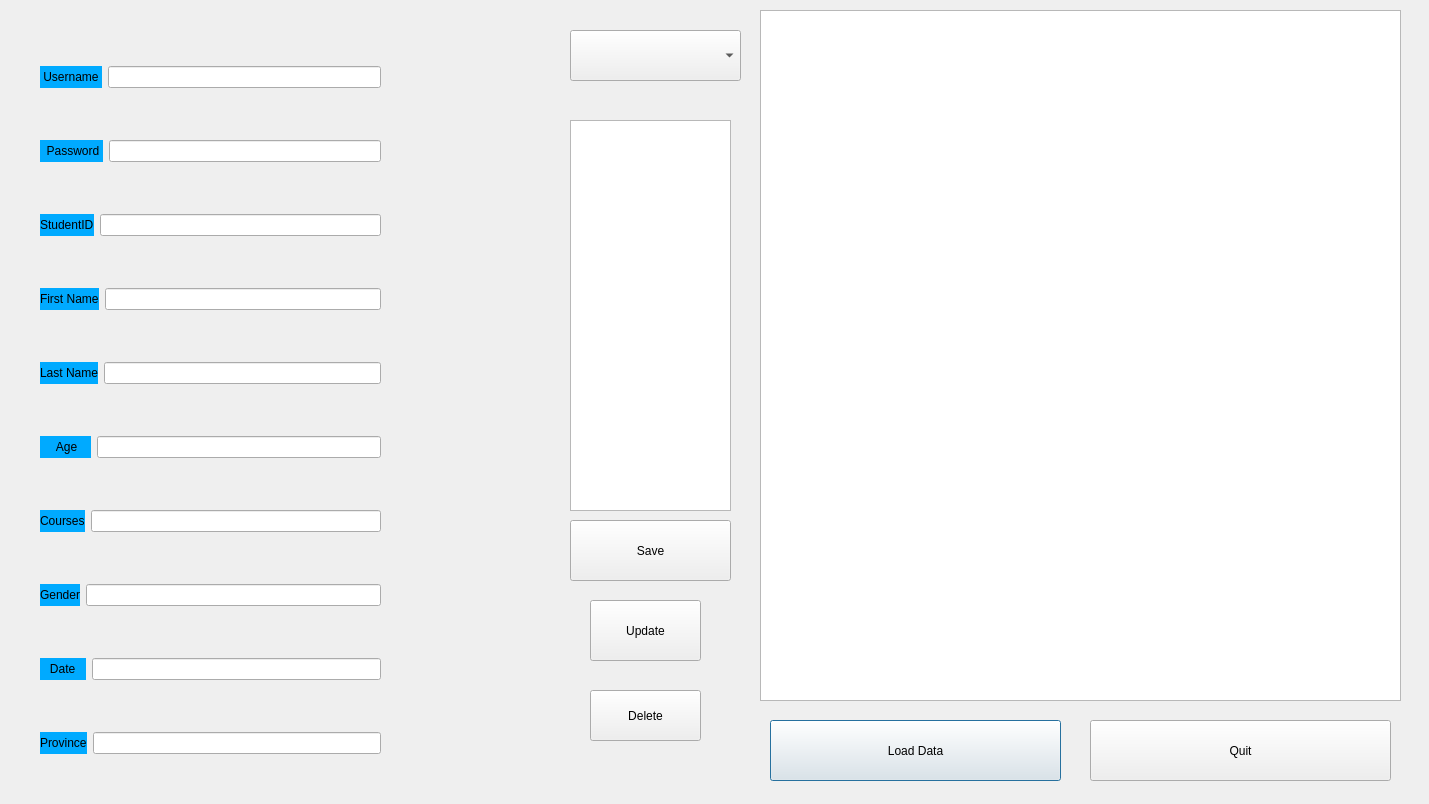
<?xml version="1.0" encoding="UTF-8"?>
<ui version="4.0">
 <class>AdminDialog1</class>
 <widget class="QDialog" name="AdminDialog1">
  <property name="geometry">
   <rect>
    <x>0</x>
    <y>0</y>
    <width>1429</width>
    <height>804</height>
   </rect>
  </property>
  <property name="windowTitle">
   <string>Dialog</string>
  </property>
  <widget class="QListView" name="listView">
   <property name="geometry">
    <rect>
     <x>570</x>
     <y>120</y>
     <width>161</width>
     <height>391</height>
    </rect>
   </property>
   <property name="styleSheet">
    <string notr="true">font: 75 14pt &quot;MS Shell Dlg 2&quot;;
color: rgb(255, 255, 255);</string>
   </property>
  </widget>
  <widget class="QPushButton" name="pushButton_loadInfo">
   <property name="geometry">
    <rect>
     <x>770</x>
     <y>720</y>
     <width>291</width>
     <height>61</height>
    </rect>
   </property>
   <property name="styleSheet">
    <string notr="true">font: 75 14pt &quot;MS Shell Dlg 2&quot;;</string>
   </property>
   <property name="text">
    <string>Load Data</string>
   </property>
  </widget>
  <widget class="QComboBox" name="comboBox">
   <property name="geometry">
    <rect>
     <x>570</x>
     <y>30</y>
     <width>171</width>
     <height>51</height>
    </rect>
   </property>
   <property name="styleSheet">
    <string notr="true">font: 75 14pt &quot;MS Shell Dlg 2&quot;;</string>
   </property>
  </widget>
  <widget class="QPushButton" name="pushButton_save">
   <property name="geometry">
    <rect>
     <x>570</x>
     <y>520</y>
     <width>161</width>
     <height>61</height>
    </rect>
   </property>
   <property name="styleSheet">
    <string notr="true">font: 75 14pt &quot;MS Shell Dlg 2&quot;;</string>
   </property>
   <property name="text">
    <string>Save</string>
   </property>
  </widget>
  <widget class="QPushButton" name="pushButton_delete">
   <property name="geometry">
    <rect>
     <x>590</x>
     <y>690</y>
     <width>111</width>
     <height>51</height>
    </rect>
   </property>
   <property name="styleSheet">
    <string notr="true">font: 75 14pt &quot;MS Shell Dlg 2&quot;;</string>
   </property>
   <property name="text">
    <string>Delete</string>
   </property>
  </widget>
  <widget class="QPushButton" name="pushButton_update">
   <property name="geometry">
    <rect>
     <x>590</x>
     <y>600</y>
     <width>111</width>
     <height>61</height>
    </rect>
   </property>
   <property name="styleSheet">
    <string notr="true">font: 75 14pt &quot;MS Shell Dlg 2&quot;;</string>
   </property>
   <property name="text">
    <string>Update</string>
   </property>
  </widget>
  <widget class="QTableView" name="tableView">
   <property name="geometry">
    <rect>
     <x>760</x>
     <y>10</y>
     <width>641</width>
     <height>691</height>
    </rect>
   </property>
   <property name="styleSheet">
    <string notr="true">font: 75 10pt &quot;MS Shell Dlg 2&quot;;</string>
   </property>
  </widget>
  <widget class="QWidget" name="layoutWidget">
   <property name="geometry">
    <rect>
     <x>40</x>
     <y>20</y>
     <width>341</width>
     <height>781</height>
    </rect>
   </property>
   <layout class="QVBoxLayout" name="verticalLayout">
    <item>
     <layout class="QHBoxLayout" name="horizontalLayout">
      <item>
       <widget class="QLabel" name="label">
        <property name="styleSheet">
         <string notr="true">background-color: rgb(0, 170, 255);
font: 75 14pt &quot;MS Shell Dlg 2&quot;;
border-color: rgb(0, 170, 255);</string>
        </property>
        <property name="text">
         <string> Username </string>
        </property>
       </widget>
      </item>
      <item>
       <widget class="QLineEdit" name="lineEdit_username">
        <property name="styleSheet">
         <string notr="true">font: 75 12pt &quot;MS Shell Dlg 2&quot;;</string>
        </property>
       </widget>
      </item>
     </layout>
    </item>
    <item>
     <layout class="QHBoxLayout" name="horizontalLayout_2">
      <item>
       <widget class="QLabel" name="label_2">
        <property name="styleSheet">
         <string notr="true">background-color: rgb(0, 170, 255);
font: 75 14pt &quot;MS Shell Dlg 2&quot;;
border-color: rgb(0, 170, 255);</string>
        </property>
        <property name="text">
         <string>  Password </string>
        </property>
       </widget>
      </item>
      <item>
       <widget class="QLineEdit" name="lineEdit_pw">
        <property name="styleSheet">
         <string notr="true">font: 75 12pt &quot;MS Shell Dlg 2&quot;;</string>
        </property>
       </widget>
      </item>
     </layout>
    </item>
    <item>
     <layout class="QHBoxLayout" name="horizontalLayout_6">
      <item>
       <widget class="QLabel" name="label_5">
        <property name="styleSheet">
         <string notr="true">background-color: rgb(0, 170, 255);
font: 75 14pt &quot;MS Shell Dlg 2&quot;;
border-color: rgb(0, 170, 255);</string>
        </property>
        <property name="text">
         <string>StudentID</string>
        </property>
       </widget>
      </item>
      <item>
       <widget class="QLineEdit" name="lineEdit_studentid">
        <property name="styleSheet">
         <string notr="true">font: 75 12pt &quot;MS Shell Dlg 2&quot;;</string>
        </property>
       </widget>
      </item>
     </layout>
    </item>
    <item>
     <layout class="QHBoxLayout" name="horizontalLayout_3">
      <item>
       <widget class="QLabel" name="label_3">
        <property name="styleSheet">
         <string notr="true">background-color: rgb(0, 170, 255);
font: 75 14pt &quot;MS Shell Dlg 2&quot;;
border-color: rgb(0, 170, 255);</string>
        </property>
        <property name="text">
         <string>First Name</string>
        </property>
       </widget>
      </item>
      <item>
       <widget class="QLineEdit" name="lineEdit_fName">
        <property name="styleSheet">
         <string notr="true">font: 75 12pt &quot;MS Shell Dlg 2&quot;;</string>
        </property>
       </widget>
      </item>
     </layout>
    </item>
    <item>
     <layout class="QHBoxLayout" name="horizontalLayout_4">
      <item>
       <widget class="QLabel" name="label_4">
        <property name="styleSheet">
         <string notr="true">background-color: rgb(0, 170, 255);
font: 75 14pt &quot;MS Shell Dlg 2&quot;;
border-color: rgb(0, 170, 255);</string>
        </property>
        <property name="text">
         <string>Last Name</string>
        </property>
       </widget>
      </item>
      <item>
       <widget class="QLineEdit" name="lineEdit_lName">
        <property name="styleSheet">
         <string notr="true">font: 75 12pt &quot;MS Shell Dlg 2&quot;;</string>
        </property>
       </widget>
      </item>
     </layout>
    </item>
    <item>
     <layout class="QHBoxLayout" name="horizontalLayout_7">
      <item>
       <widget class="QLabel" name="label_8">
        <property name="styleSheet">
         <string notr="true">background-color: rgb(0, 170, 255);
font: 75 14pt &quot;MS Shell Dlg 2&quot;;
border-color: rgb(0, 170, 255);</string>
        </property>
        <property name="text">
         <string>     Age    </string>
        </property>
       </widget>
      </item>
      <item>
       <widget class="QLineEdit" name="lineEdit_age">
        <property name="styleSheet">
         <string notr="true">font: 75 12pt &quot;MS Shell Dlg 2&quot;;</string>
        </property>
       </widget>
      </item>
     </layout>
    </item>
    <item>
     <layout class="QHBoxLayout" name="horizontalLayout_5">
      <item>
       <widget class="QLabel" name="label_6">
        <property name="styleSheet">
         <string notr="true">background-color: rgb(0, 170, 255);
font: 75 14pt &quot;MS Shell Dlg 2&quot;;
border-color: rgb(0, 170, 255);</string>
        </property>
        <property name="text">
         <string>Courses</string>
        </property>
       </widget>
      </item>
      <item>
       <widget class="QLineEdit" name="lineEdit_courses">
        <property name="styleSheet">
         <string notr="true">font: 75 12pt &quot;MS Shell Dlg 2&quot;;</string>
        </property>
       </widget>
      </item>
     </layout>
    </item>
    <item>
     <layout class="QHBoxLayout" name="horizontalLayout_8">
      <item>
       <widget class="QLabel" name="label_7">
        <property name="styleSheet">
         <string notr="true">background-color: rgb(0, 170, 255);
font: 75 14pt &quot;MS Shell Dlg 2&quot;;
border-color: rgb(0, 170, 255);</string>
        </property>
        <property name="text">
         <string>Gender</string>
        </property>
       </widget>
      </item>
      <item>
       <widget class="QLineEdit" name="lineEdit_gender">
        <property name="styleSheet">
         <string notr="true">font: 75 12pt &quot;MS Shell Dlg 2&quot;;</string>
        </property>
       </widget>
      </item>
     </layout>
    </item>
    <item>
     <layout class="QHBoxLayout" name="horizontalLayout_9">
      <item>
       <widget class="QLabel" name="label_10">
        <property name="styleSheet">
         <string notr="true">background-color: rgb(0, 170, 255);
font: 75 14pt &quot;MS Shell Dlg 2&quot;;
border-color: rgb(0, 170, 255);</string>
        </property>
        <property name="text">
         <string>   Date   </string>
        </property>
       </widget>
      </item>
      <item>
       <widget class="QLineEdit" name="lineEdit_date">
        <property name="styleSheet">
         <string notr="true">font: 75 12pt &quot;MS Shell Dlg 2&quot;;</string>
        </property>
       </widget>
      </item>
     </layout>
    </item>
    <item>
     <layout class="QHBoxLayout" name="horizontalLayout_10">
      <item>
       <widget class="QLabel" name="label_9">
        <property name="styleSheet">
         <string notr="true">background-color: rgb(0, 170, 255);
font: 75 14pt &quot;MS Shell Dlg 2&quot;;
border-color: rgb(0, 170, 255);</string>
        </property>
        <property name="text">
         <string>Province</string>
        </property>
       </widget>
      </item>
      <item>
       <widget class="QLineEdit" name="lineEdit_province">
        <property name="styleSheet">
         <string notr="true">font: 75 12pt &quot;MS Shell Dlg 2&quot;;</string>
        </property>
       </widget>
      </item>
     </layout>
    </item>
   </layout>
  </widget>
  <widget class="QPushButton" name="pushButton_quit">
   <property name="geometry">
    <rect>
     <x>1090</x>
     <y>720</y>
     <width>301</width>
     <height>61</height>
    </rect>
   </property>
   <property name="styleSheet">
    <string notr="true">font: 75 14pt &quot;MS Shell Dlg 2&quot;;</string>
   </property>
   <property name="text">
    <string>Quit</string>
   </property>
  </widget>
 </widget>
 <resources/>
 <connections/>
</ui>
